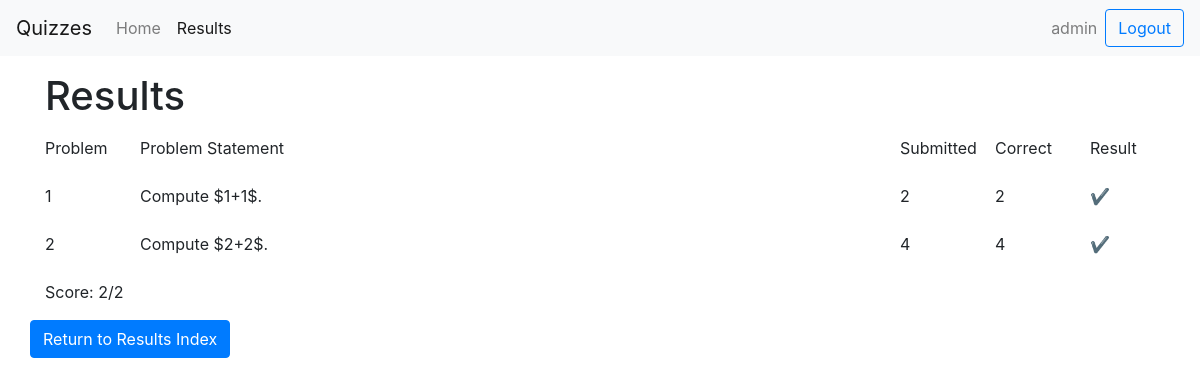
Page /results/1/ (signed in) on the committed database.
### quiz/models.py (models this page shows, shortened)
class Submission(models.Model):
    user = models.ForeignKey(User, on_delete = models.CASCADE)
    sub_time = models.DateTimeField("date submitted")
    question = models.ForeignKey(Question, on_delete = models.CASCADE)
    sub_answer = models.CharField(default = "", max_length = 250)
    final_sub = models.BooleanField(default = True)
    @property
    def is_correct(self):
        return self.sub_answer == self.question.answer

class Question(models.Model):
    quiz = models.ForeignKey(Quiz, on_delete = models.CASCADE, default = 0)
    question_statement = models.CharField(max_length = 750)
    answer = models.CharField(default = "", max_length = 30)

### quiz/views.py (the view, shortened to what this page needs)
# urls.py: path('results/<int:quiz_id>/', views.ResultDetailsView.as_view(), name = 'result_details'),
class ResultDetailsView(View):
    def get(self, request, quiz_id):
        if not(request.user.is_authenticated):
            return HttpResponseRedirect(reverse('quiz:index'))
        quiz_exists = True
        if Quiz.objects.filter(id = quiz_id).count() == 0:
            context = {
                'quiz_exists': False
            }
        else:
            curr_quiz = Quiz.objects.filter(id=quiz_id)[0]
            quiz_questions = curr_quiz.question_set.all()
            quiz_subs = Submission.objects.filter(user = request.user, \
            question__quiz__id = quiz_id, final_sub = True)
            recent_subs = quiz_subs.order_by('sub_time')[len(quiz_subs) - \
            len(quiz_questions):len(quiz_subs)]
            score = 0
            for sub in recent_subs:
                if sub.is_correct:
                    score += 1
            context = {
                'recent_subs': recent_subs,
                'score': score,
                'quiz_exists': True
            }
        template = loader.get_template('quiz/result_details.html')
        return HttpResponse(template.render(context, request))

### quiz/templates/quiz/result_details.html (shortened to what this page needs)
{% load static %}
<!DOCTYPE html>
<html>
  <head>
      <link rel="stylesheet" href="https://maxcdn.bootstrapcdn.com/bootstrap/4.4.1/css/bootstrap.min.css" />
      <link rel="stylesheet" type="text/css" href="{% static 'quiz/style.css' %}">
  </head>
  <body>
    <div class = "container-fluid">
      <nav class="navbar navbar-expand-lg navbar-light bg-light">
        <a class="navbar-brand" href="/">Quizzes</a>
        <div class="collapse navbar-collapse" id="navbarSupportedContent">
          <ul class="navbar-nav mr-auto">
            <li class="nav-item">
              <a class="nav-link" href="/">Home</a>
            </li>
            <li class="nav-item active">
              <a class="nav-link" href="/results">Results</a>
            </li>
          </ul>
          <ul class="navbar-nav ml-auto">
            <span class="navbar-text mx-2">
              {{ user.username }}
            </span>
            <form method = "POST" class="form-inline my-2 my-lg-0">
              <button class="btn btn-outline-primary my-2 my-sm-0" type="submit" name = "logout">Logout</button>
            </form>
          </ul>
        </div>
      </nav>
    </div>
    <div class = "container">
      {% if quiz_exists %}
        <h1 class = "my-3">Results</h1>
        <div class = "row">
          <div class = "col-sm-1">
            Problem
          </div>
          <div class = "col-sm-8 mb-4">
            Problem Statement
          </div>
          <div class = "col-sm-1">
            Submitted
          </div>
          <div class = "col-sm-1">
            Correct
          </div>
          <div class = "col-sm-1">
            Result
          </div>
          {% for sub in recent_subs %}
            <div class = "col-sm-1">
              {{ forloop.counter }}
            </div>
            <div class = "col-sm-8 mb-4">
              <span class="math display">{{ sub.question.question_statement }}</span>
            </div>
            <div class = "col-sm-1">
              {{ sub.sub_answer }}
            </div>
            <div class = "col-sm-1">
              {{ sub.question.answer }}
            </div>
            {% if sub.is_correct %}
              <div class = "col-sm-1">
                &#10004;
              </div>
            {% else %}
              <div class = "col-sm-1">
                &#10060;
              </div>
            {% endif %}
          {% endfor %}
          <div class = "col-sm-2">
            <p>Score: {{score}}/{{recent_subs|length}}</p>
          </div>
          <div class = "col-sm-10"> </div>
        {% else %}
          <p class = "mt-3">This quiz does not exist.</p>
        {% endif %}
        <form method = "POST">
          <button type = "submit" class = "btn btn-primary">Return to Results Index</button>
        </form>
      </div>
    </div>
  </body>
</html>

### quiz/static/quiz/style.css (style rules this page uses)
.navbar { margin-left: -15px; margin-right: -15px; }

### rows in the picture
Submission: question.question_statement "Compute $1+1$.", sub_answer "2", question.answer "2"
Submission: question.question_statement "Compute $2+2$.", sub_answer "4", question.answer "4"

### other values in the picture
{{ user.username }} "admin"
{{ score }} "2"
{{ recent_subs|length }} "2"
